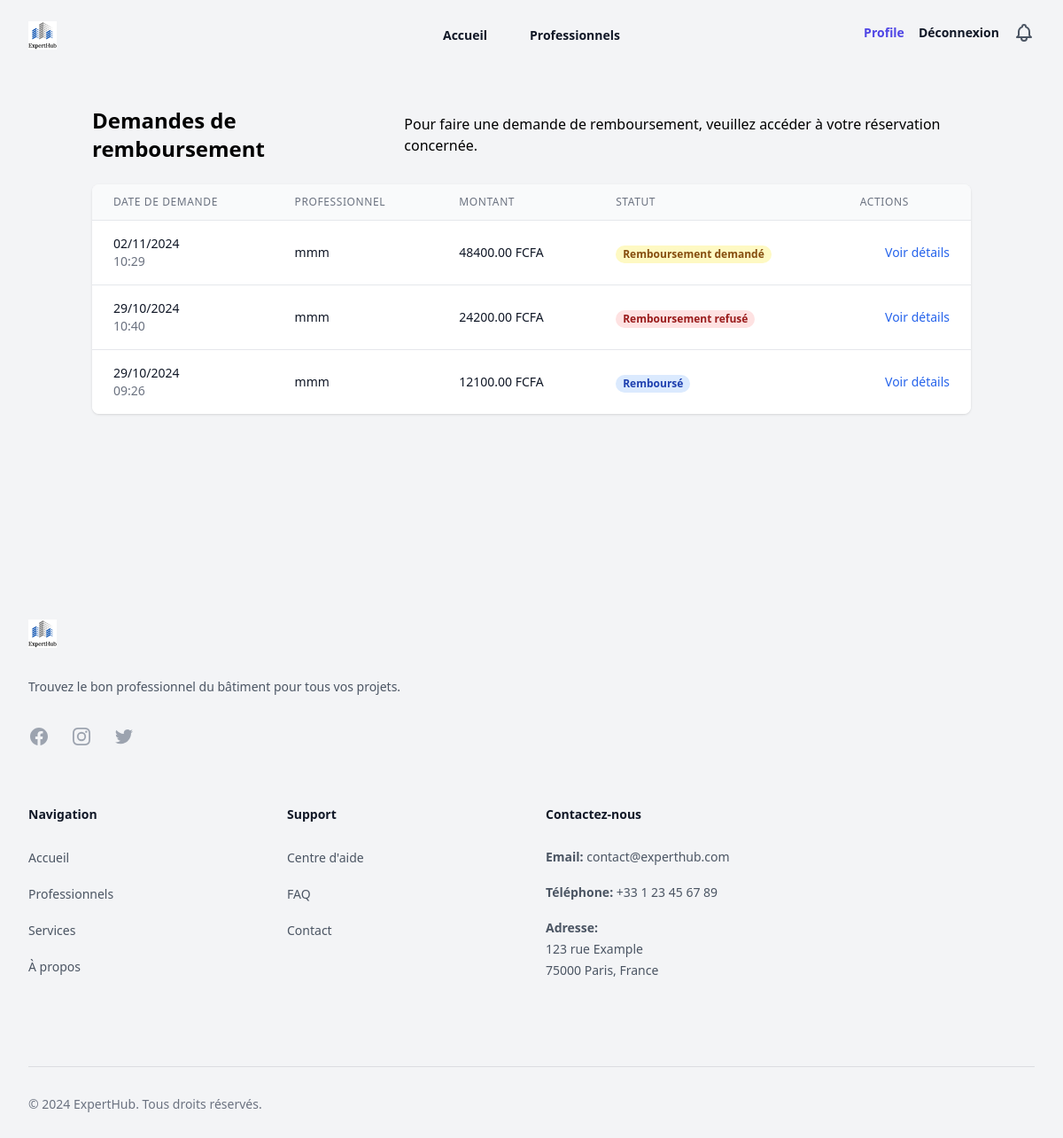
/remboursement/liste/ (signed in), run on the app's committed database.
### remboursements/models.py (models this page shows, shortened)
class RefundRequest(models.Model):
    reservation = models.OneToOneField(
        Reservation,
        on_delete=models.CASCADE,
        related_name='refund_request'
    )
    requester = models.ForeignKey(
        settings.AUTH_USER_MODEL,
        on_delete=models.CASCADE,
        related_name='refund_requests'
    )
    reason = models.TextField(
        verbose_name="Motif du remboursement",
        help_text="Veuillez expliquer la raison de votre demande de remboursement"
    )
    wave_number = models.CharField(
        max_length=20,
        verbose_name="Numéro Wave",
        help_text="Votre numéro Wave Mobile",
        validators=[validate_wave_number]
    )
    created_at = models.DateTimeField(auto_now_add=True)
    processed_at = models.DateTimeField(null=True, blank=True)
    processed_by = models.ForeignKey(
        settings.AUTH_USER_MODEL,
        on_delete=models.SET_NULL,
        null=True,
        related_name='processed_refunds'
    )
    admin_notes = models.TextField(null=True, blank=True)
    rejection_reason = models.TextField(null=True, blank=True)
    refund_amount = models.DecimalField(
        max_digits=10,
        decimal_places=2,
        null=True,  # Make this field nullable
        blank=True  # Allow blank
    )
    class Meta:
        ordering = ['-created_at']
        verbose_name = "Demande de remboursement"
        verbose_name_plural = "Demandes de remboursement"

### reservations/models.py (models this page shows, shortened)
class Reservation(models.Model):
    objects = ReservationManager()
    professionnel = models.ForeignKey(
        Professionnel,
        on_delete=models.CASCADE,
        related_name="reservations"
    )
    client = models.ForeignKey(
        settings.AUTH_USER_MODEL,
        on_delete=models.CASCADE
    )
    description = models.TextField(
        verbose_name="Description de la demande",
        help_text="Décrivez le travail que vous souhaitez faire réaliser"
    )
    phone = models.CharField(
        max_length=20,
        verbose_name="Numéro de téléphone"
    )
    selected_dates = models.JSONField(
        verbose_name="Dates sélectionnées",
        help_text="Les dates de réservation sélectionnées"
    )
    created_at = models.DateTimeField(
        auto_now_add=True,
        verbose_name="Date de création"
    )
    status = models.CharField(
        max_length=20,
        choices=ReservationStatus.choices,
        default=ReservationStatus.PENDING,
        verbose_name="Statut"
    )
    last_status_change = models.DateTimeField(
        auto_now_add=True,
        verbose_name="Dernière modification du statut"
    )
    cancelled_at = models.DateTimeField(null=True, blank=True)
    total_price = models.DecimalField(
        max_digits=10,
        decimal_places=2,
        verbose_name="Prix total",
        help_text="Prix total basé sur le nombre de jours × tarif journalier",
        editable=False
    )
    class Meta:
        ordering = ['-created_at']
        constraints = [
            models.UniqueConstraint(
                fields=["professionnel", "client", "created_at"],
                name="unique_reservation"
            )
        ]

### professionnels/models.py (models this page shows, shortened)
class Professionnel(models.Model):
    full_name = models.CharField(max_length=255, verbose_name="Nom complet")
    profile_photo = models.ImageField(
        upload_to="photos/", null=True, blank=True, verbose_name="Photo de profil"
    )
    email = models.EmailField(unique=True, verbose_name="Email", db_index=True)
    phone = models.CharField(max_length=20, verbose_name="Téléphone", db_index=True)
    CITY_CHOICES = [
        ("Abidjan", "Abidjan"),
        ("Yamoussoukro", "Yamoussoukro"),
    ]
    city = models.CharField(max_length=100, choices=CITY_CHOICES, verbose_name="Ville")
    COMMUNE_CHOICES = [
        ("Abobo", "Abobo"),
        ("Adjamé", "Adjamé"),
    ]
    commune = models.CharField(
        max_length=100, choices=COMMUNE_CHOICES, verbose_name="Commune"
    )
    presentation_video = models.FileField(
        upload_to="videos/", null=True, blank=True, verbose_name="Vidéo de présentation"
    )
    SPECIALIZATIONS = [
        ("Gros Oeuvre", "Gros Oeuvre"),
        ("Second Oeuvre", "Second Oeuvre"),
    ]
    specialization = models.CharField(
        max_length=255, choices=SPECIALIZATIONS, verbose_name="Spécialisation"
    )
    class SkillLevel(models.TextChoices):
        DEBUTANT = "Débutant", "Débutant"
        INTERMEDIAIRE = "Intermédiaire", "Intermédiaire"
        EXPERT = "Expert", "Expert"
    skill_level = models.CharField(
        max_length=50,
        choices=SkillLevel.choices,
        verbose_name="Niveau de compétence",
    )
    certifications = models.TextField(verbose_name="Certifications", blank=True)
    years_of_experience = models.PositiveIntegerField(
        help_text="Nombre d'années d'expérience", verbose_name="Années d'expérience"
    )
    daily_rate = models.DecimalField(
        max_digits=10, decimal_places=2, verbose_name="Tarif journalier"
    )
    availability = models.CharField(
        max_length=255,
        help_text="Exemple : Lundi,Mardi,Mercredi",
        verbose_name="Disponibilité",
    )
    class Meta:
        constraints = [
            models.UniqueConstraint(fields=["email"], name="unique_email"),
        ]

### remboursements/views.py (the view)
class RefundRequestListView(LoginRequiredMixin, ListView):
    model = RefundRequest
    template_name = 'remboursements/refund_request_list.html'
    context_object_name = 'refund_requests'
    def get_queryset(self):
        if self.request.user.is_staff:
            return RefundRequest.objects.all()
        return RefundRequest.objects.filter(requester=self.request.user)

### remboursements/templates/remboursements/refund_request_list.html (shortened to what this page needs)
{% extends "base.html" %}
{% load static %}
{% block content %}
<div class="container mx-auto px-4 py-8 mb-32">
    <div class="max-w-6xl mx-auto">
        <div class="flex flex-col md:flex-row justify-between items-start md:items-center mb-6 gap-4">
            <h1 class="text-xl md:text-2xl font-bold">Demandes de remboursement</h1>
            {% if not user.is_staff %}
                <p class="text-sm md:text-base">Pour faire une demande de remboursement, veuillez accéder à votre réservation concernée.</p>
            {% endif %}
        </div>
        {% if refund_requests %}
            <div class="hidden md:block bg-white shadow overflow-hidden sm:rounded-lg">
                <div class="overflow-x-auto">
                    <table class="min-w-full divide-y divide-gray-200">
                        <thead class="bg-gray-50">
                            <tr>
                                <th class="px-6 py-3 text-left text-xs font-medium text-gray-500 uppercase tracking-wider">Date de demande</th>
                                <th class="px-6 py-3 text-left text-xs font-medium text-gray-500 uppercase tracking-wider">Professionnel</th>
                                <th class="px-6 py-3 text-left text-xs font-medium text-gray-500 uppercase tracking-wider">Montant</th>
                                <th class="px-6 py-3 text-left text-xs font-medium text-gray-500 uppercase tracking-wider">Statut</th>
                                <th class="px-6 py-3 text-left text-xs font-medium text-gray-500 uppercase tracking-wider">Actions</th>
                            </tr>
                        </thead>
                        <tbody class="bg-white divide-y divide-gray-200">
                            {% for request in refund_requests %}
                                <tr>
                                    <td class="px-6 py-4">
                                        <div class="text-sm text-gray-900">{{ request.created_at|date:"d/m/Y" }}</div>
                                        <div class="text-sm text-gray-500">{{ request.created_at|date:"H:i" }}</div>
                                    </td>
                                    <td class="px-6 py-4">
                                        <div class="text-sm text-gray-900">{{ request.reservation.professionnel.full_name }}</div>
                                    </td>
                                    <td class="px-6 py-4">
                                        <div class="text-sm text-gray-900">{{ request.refund_amount }} FCFA</div>
                                    </td>
                                    <td class="px-6 py-4">
                                        {% include "remboursements/refund_status_badge.html" with status=request.reservation.status %}
                                    </td>
                                    <td class="px-6 py-4 whitespace-nowrap text-right text-sm font-medium">
                                        <a href="{% url 'remboursements:refund_request_detail' pk=request.pk %}"
                                           class="text-blue-600 hover:text-blue-900">Voir détails</a>
                                    </td>
                                </tr>
                            {% endfor %}
                        </tbody>
                    </table>
                </div>
            </div>
        {% endif %}
    </div>
</div>
{% endblock %}

### remboursements/templates/remboursements/refund_status_badge.html
<span class="px-2 inline-flex text-xs leading-5 font-semibold rounded-full whitespace-nowrap
    {% if status == 'refund_requested' %}
        bg-yellow-100 text-yellow-800
    {% elif status == 'refund_accepted' %}
        bg-green-100 text-green-800
    {% elif status == 'refund_rejected' %}
        bg-red-100 text-red-800
    {% elif status == 'refunded' %}
        bg-blue-100 text-blue-800
    {% endif %}">
    {% if status == 'refund_requested' %}
        Remboursement demandé
    {% elif status == 'refund_accepted' %}
        Remboursement accepté
    {% elif status == 'refund_rejected' %}
        Remboursement refusé
    {% elif status == 'refunded' %}
        Remboursé
    {% endif %}
</span>

### data on the page
RefundRequest: created_at "02/11/2024", created_at "10:29", reservation.professionnel.full_name "mmm", refund_amount "48400.00", shows "Remboursement demandé"
RefundRequest: created_at "29/10/2024", created_at "10:40", reservation.professionnel.full_name "mmm", refund_amount "24200.00", shows "Remboursement refusé"
RefundRequest: created_at "29/10/2024", created_at "09:26", reservation.professionnel.full_name "mmm", refund_amount "12100.00", shows "Remboursé"
